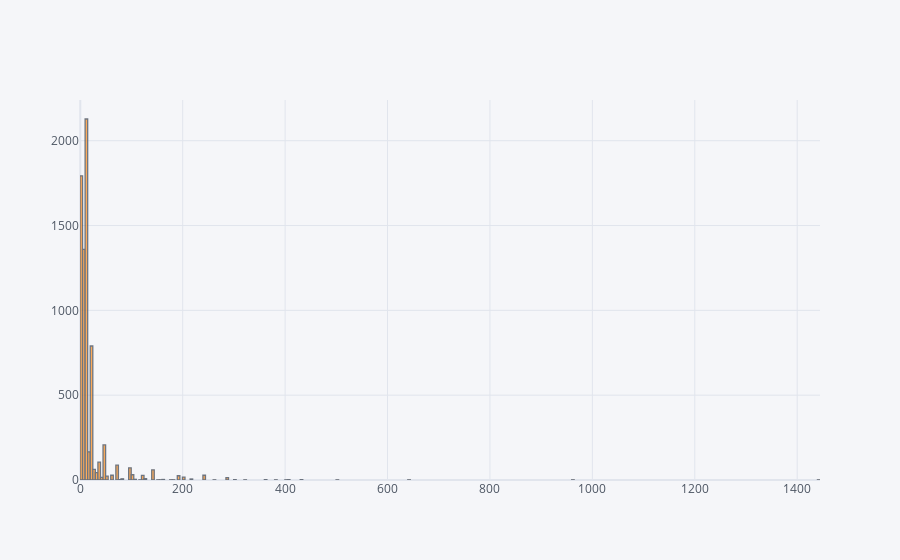
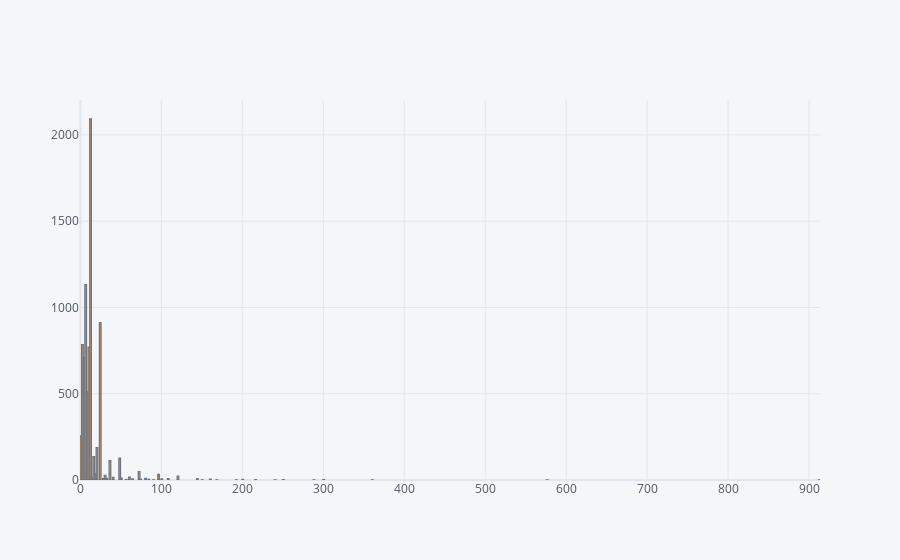
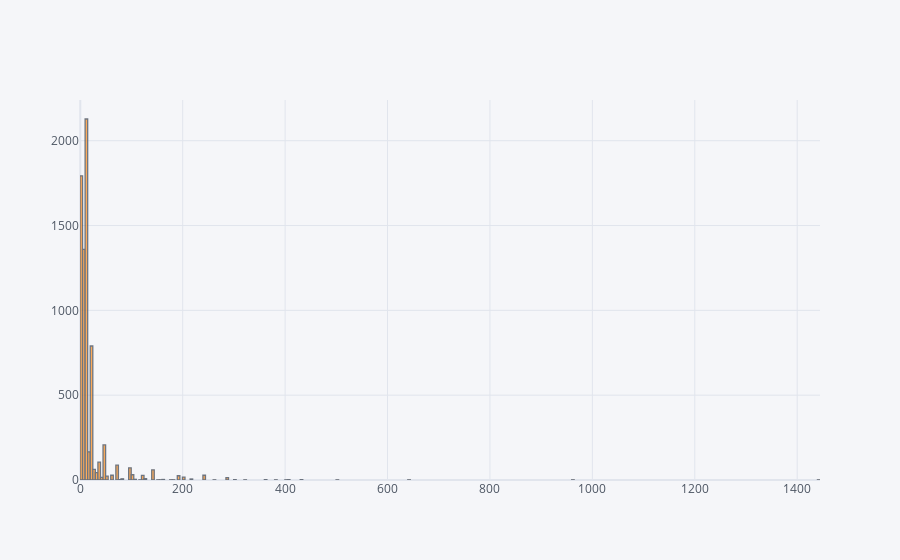
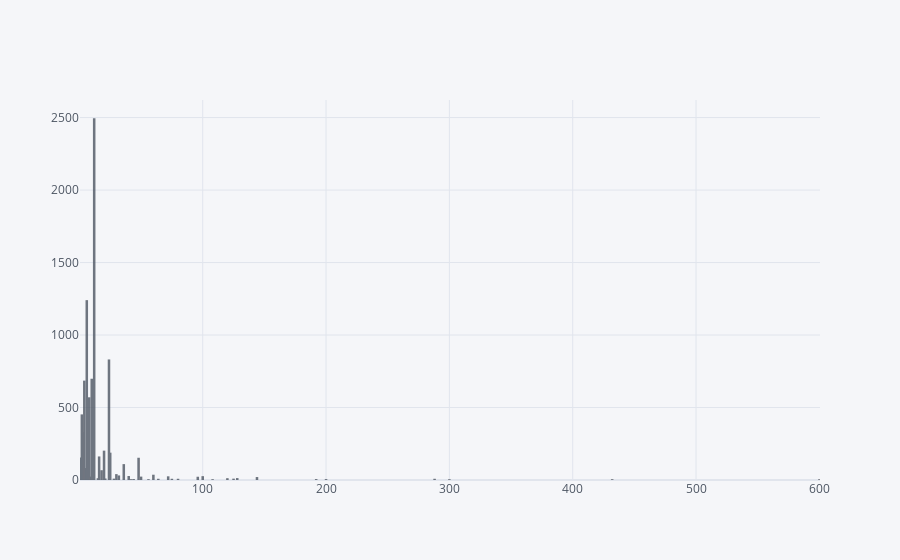

Notebook source saved alongside these figures, in order:
### Markdown cell above
## 4. Create a set of interactive histograms showing the distributions of quantity per invoice for the following countries: EIRE, Germany, France, and Netherlands.

### Code cell
four = data.loc[(data['Country'] == 'EIRE')|(data['Country'] == 'Germany')|(data['Country'] == 'France')|(data['Country'] == 'Netherlands')]
four = four.pivot_table(index = 'Country')
eire = data.loc[data['Country'] == 'EIRE']['Quantity']
eire.iplot(kind = "hist")
eire
[data[data.Country == country]['Quantity'].iplot(kind='hist') for country in ["France","EIRE","Germany","Netherlands"]]

### Figure 1 — Plotly figure (JSON) as saved in the notebook; plotly's stock layout.template omitted (floating-point values rounded to 4 significant figures; data arrays with more than 128 entries replaced by an {"elided": "..."} marker saying what was removed)
{"data": [{"histfunc": "count", "histnorm": "", "marker": {"color": "rgba(255, 153, 51, 1.0)", "line": {"color": "#4D5663", "width": 1.3}}, "name": "Quantity", "opacity": 0.8, "orientation": "v", "type": "histogram", "x": {"elided": "7136 int values"}}], "layout": {"barmode": "overlay", "legend": {"bgcolor": "#F5F6F9", "font": {"color": "#4D5663"}}, "paper_bgcolor": "#F5F6F9", "plot_bgcolor": "#F5F6F9", "title": {"font": {"color": "#4D5663"}}, "xaxis": {"gridcolor": "#E1E5ED", "showgrid": true, "tickfont": {"color": "#4D5663"}, "title": {"font": {"color": "#4D5663"}, "text": ""}, "zerolinecolor": "#E1E5ED"}, "yaxis": {"gridcolor": "#E1E5ED", "showgrid": true, "tickfont": {"color": "#4D5663"}, "title": {"font": {"color": "#4D5663"}, "text": ""}, "zerolinecolor": "#E1E5ED"}}}

### Figure 2 — Plotly figure (JSON) as saved in the notebook; plotly's stock layout.template omitted (floating-point values rounded to 4 significant figures; data arrays with more than 128 entries replaced by an {"elided": "..."} marker saying what was removed)
{"data": [{"histfunc": "count", "histnorm": "", "marker": {"color": "rgba(255, 153, 51, 1.0)", "line": {"color": "#4D5663", "width": 1.3}}, "name": "Quantity", "opacity": 0.8, "orientation": "v", "type": "histogram", "x": {"elided": "8034 int values"}}], "layout": {"barmode": "overlay", "legend": {"bgcolor": "#F5F6F9", "font": {"color": "#4D5663"}}, "paper_bgcolor": "#F5F6F9", "plot_bgcolor": "#F5F6F9", "title": {"font": {"color": "#4D5663"}}, "xaxis": {"gridcolor": "#E1E5ED", "showgrid": true, "tickfont": {"color": "#4D5663"}, "title": {"font": {"color": "#4D5663"}, "text": ""}, "zerolinecolor": "#E1E5ED"}, "yaxis": {"gridcolor": "#E1E5ED", "showgrid": true, "tickfont": {"color": "#4D5663"}, "title": {"font": {"color": "#4D5663"}, "text": ""}, "zerolinecolor": "#E1E5ED"}}}

### Figure 3 — Plotly figure (JSON) as saved in the notebook; plotly's stock layout.template omitted (floating-point values rounded to 4 significant figures; data arrays with more than 128 entries replaced by an {"elided": "..."} marker saying what was removed)
{"data": [{"histfunc": "count", "histnorm": "", "marker": {"color": "rgba(255, 153, 51, 1.0)", "line": {"color": "#4D5663", "width": 1.3}}, "name": "Quantity", "opacity": 0.8, "orientation": "v", "type": "histogram", "x": {"elided": "7136 int values"}}], "layout": {"barmode": "overlay", "legend": {"bgcolor": "#F5F6F9", "font": {"color": "#4D5663"}}, "paper_bgcolor": "#F5F6F9", "plot_bgcolor": "#F5F6F9", "title": {"font": {"color": "#4D5663"}}, "xaxis": {"gridcolor": "#E1E5ED", "showgrid": true, "tickfont": {"color": "#4D5663"}, "title": {"font": {"color": "#4D5663"}, "text": ""}, "zerolinecolor": "#E1E5ED"}, "yaxis": {"gridcolor": "#E1E5ED", "showgrid": true, "tickfont": {"color": "#4D5663"}, "title": {"font": {"color": "#4D5663"}, "text": ""}, "zerolinecolor": "#E1E5ED"}}}

### Figure 4 — Plotly figure (JSON) as saved in the notebook; plotly's stock layout.template omitted (floating-point values rounded to 4 significant figures; data arrays with more than 128 entries replaced by an {"elided": "..."} marker saying what was removed)
{"data": [{"histfunc": "count", "histnorm": "", "marker": {"color": "rgba(255, 153, 51, 1.0)", "line": {"color": "#4D5663", "width": 1.3}}, "name": "Quantity", "opacity": 0.8, "orientation": "v", "type": "histogram", "x": {"elided": "8658 int values"}}], "layout": {"barmode": "overlay", "legend": {"bgcolor": "#F5F6F9", "font": {"color": "#4D5663"}}, "paper_bgcolor": "#F5F6F9", "plot_bgcolor": "#F5F6F9", "title": {"font": {"color": "#4D5663"}}, "xaxis": {"gridcolor": "#E1E5ED", "showgrid": true, "tickfont": {"color": "#4D5663"}, "title": {"font": {"color": "#4D5663"}, "text": ""}, "zerolinecolor": "#E1E5ED"}, "yaxis": {"gridcolor": "#E1E5ED", "showgrid": true, "tickfont": {"color": "#4D5663"}, "title": {"font": {"color": "#4D5663"}, "text": ""}, "zerolinecolor": "#E1E5ED"}}}
